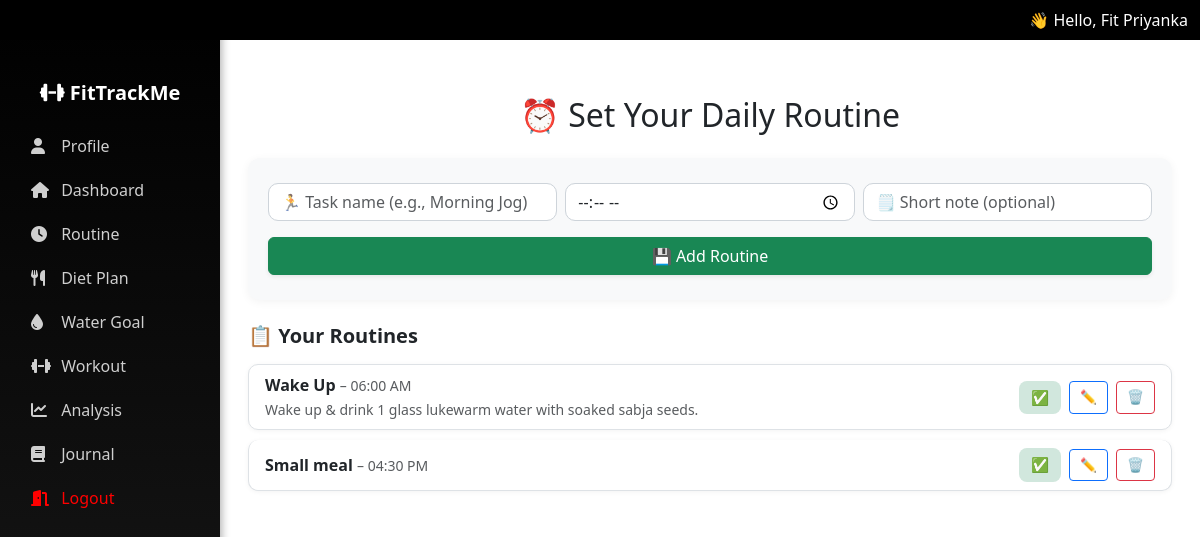
/fit/routine-setup/ (signed in), run on the app's committed database.
### fit/models.py (models this page shows, shortened)
class UserProfile(models.Model):
    user = models.OneToOneField(User, on_delete=models.CASCADE)
    full_name = models.CharField(max_length=100, blank=True)
    age = models.PositiveIntegerField(null=True, blank=True)
    sex = models.CharField(max_length=10, choices=[('male', 'Male'), ('female', 'Female')], blank=True)
    height_cm = models.FloatField(null=True, blank=True)
    current_weight = models.FloatField(null=True, blank=True)

class DailyRoutine(models.Model):
    user = models.ForeignKey(User, on_delete=models.CASCADE)
    title = models.CharField(max_length=100)
    description = models.TextField(blank=True, null=True)
    time = models.TimeField()
    is_active = models.BooleanField(default=True)

### fit/views.py (the view, shortened to what this page needs)
# urls.py: path('routine-setup/', views.routine_setup, name='routine_setup'),
@login_required
def routine_setup(request):
    routines = DailyRoutine.objects.filter(user=request.user).order_by("time")
    return render(request, "routine_setup.html", {"routines": routines})

### fit/context_processors.py (called while the page is built)
def user_profile(request):
    if request.user.is_authenticated:
        try:
            profile = UserProfile.objects.get(user=request.user)
            return {'user_full_name': profile.full_name}
        except UserProfile.DoesNotExist:
            return {'user_full_name': request.user.username}
    return {}

### fit/templatetags/custom_filters.py (called while the page is built)
@register.filter
def first_name(value):
    if not value:
        return ""
    parts = value.strip().split()
    if parts[0].lower().replace('.', '') in ['mr', 'mrs', 'ms', 'dr']:
        return parts[1] if len(parts) > 1 else parts[0]
    return parts[0]

### fit/templates/routine_setup.html (shortened to what this page needs)
{% extends "base.html" %}
{% block content %}
<div class="container mt-4 mb-5">
  <h2 class="text-center mb-4">⏰ Set Your Daily Routine</h2>
  <div class="routine-card mb-4">
    <form method="post" id="routineForm">
      <div class="row g-2">
        <div class="col-md-4">
          <input type="text" name="title" class="form-control" placeholder="🏃 Task name (e.g., Morning Jog)" required>
        </div>
        <div class="col-md-4">
          <input type="time" name="time" class="form-control" required>
        </div>
        <div class="col-md-4">
          <input type="text" name="description" class="form-control" placeholder="🗒️ Short note (optional)">
        </div>
      </div>
      <button class="btn btn-success mt-3 w-100 shadow-sm">💾 Add Routine</button>
    </form>
  </div>
  <div class="routine-list">
    <h5 class="mb-3 fw-bold">📋 Your Routines</h5>
    {% if routines %}
      <ul class="list-group">
        {% for r in routines %}
          <li class="list-group-item d-flex justify-content-between align-items-center">
            <div>
              <strong>{{ r.title }}</strong>
              <small class="text-muted">– {{ r.time|time:"h:i A" }}</small><br>
              {% if r.description %}
                <small class="text-muted">{{ r.description }}</small>
              {% endif %}
            </div>
            <div class="d-flex align-items-center gap-2 action-buttons">
              <span class="routine-status {% if r.is_active %}active{% else %}inactive{% endif %}">
                {% if r.is_active %}✅{% else %}❌{% endif %}
              </span>
              <button class="btn btn-outline-primary btn-sm edit-btn"
                      data-id="{{ r.id }}"
                      data-title="{{ r.title }}"
                      data-time="{{ r.time|time:'H:i' }}"
                      data-description="{{ r.description }}">
                ✏️
              </button>
              <form method="post" action="{% url 'delete_routine' r.id %}" onsubmit="return confirm('Are you sure you want to delete this routine?');">
                <button type="submit" class="btn btn-outline-danger btn-sm">🗑️</button>
              </form>
            </div>
          </li>
        {% endfor %}
      </ul>
    {% else %}
      <div class="text-center text-muted py-4">
        <p style="font-size: 1.1rem;">🌤️ No routines added yet.</p>
        <p>Start building your perfect day step-by-step!</p>
      </div>
    {% endif %}
  </div>
</div>
{% endblock %}

### fit/templates/base.html (shortened to what this page needs)
{% load custom_filters %}
<!DOCTYPE html>
<html lang="en">
<head>
  <link href="https://cdn.jsdelivr.net/npm/bootstrap@5.3.0/dist/css/bootstrap.min.css" rel="stylesheet"/>
  <link rel="stylesheet" href="https://cdnjs.cloudflare.com/ajax/libs/font-awesome/6.4.0/css/all.min.css">
</head>
<body>
 {% if user.is_authenticated %}
<nav class="navbar navbar-expand-lg navbar-dark fixed-top" style="background-color: rgb(0 0 0) !important;">
  <div class="container-fluid">
    <div class="text-white ms-auto d-none d-lg-block">
    👋 Hello, Fit {{ user_full_name|first_name|default:request.user.username }}
    </div>
  </div>
</nav>
{% endif %}
{% if user.is_authenticated %}
<div class="sidebar collapse d-lg-block" id="sidebarMenu">
  <ul class="nav flex-column px-3">
    <li class="nav-item mb-3 text-center text-white fw-bold fs-5 mt-2">
      <i class="fa-solid fa-dumbbell"></i> FitTrackMe
    </li>
    <li class="nav-item"><a class="nav-link" href="{% url 'profile' %}"><i class="fa-solid fa-user"></i> Profile</a></li>
    <li class="nav-item"><a class="nav-link" href="{% url 'dashboard' %}"><i class="fa-solid fa-house"></i> Dashboard</a></li>
    <li class="nav-item"><a class="nav-link" href="{% url 'routine_setup' %}"><i class="fa-solid fa-clock"></i> Routine</a></li>
    <li class="nav-item"><a class="nav-link" href="{% url 'diet_setup' %}"><i class="fa-solid fa-utensils"></i> Diet Plan</a></li>
    <li class="nav-item"><a class="nav-link" href="{% url 'water_setup' %}"><i class="fa-solid fa-droplet"></i> Water Goal</a></li>
    <li class="nav-item"><a class="nav-link" href="{% url 'workout_setup' %}"><i class="fa-solid fa-dumbbell"></i> Workout</a></li>
    <li class="nav-item"><a class="nav-link" href="{% url 'analysis' %}"><i class="fa-solid fa-chart-line"></i> Analysis</a></li>
    <li class="nav-item"><a class="nav-link" href="{% url 'journal_view' %}"><i class="fa-solid fa-book"></i> Journal</a></li>
    <li class="nav-item">
      <form method="post" action="{% url 'logout' %}" style="margin: 0;">
        <button type="submit" class="nav-link logout-link w-100 text-start" style="color: red;">
          <i class="fa-solid fa-door-open" ></i> Logout
        </button>
      </form>
    </li>
  </ul>
</div>
{% endif %}
<div class="content">
  {% block content %}{% endblock %}
</div>
</body>
</html>

### fit/templates/base.html (style rules this page uses)
body { padding-top: 56px; }
.sidebar { height: 100vh; position: fixed; left: 0; top: 0; background: linear-gradient(180deg, #000000, #1a1a1a); width: 220px; padding-top: 70px; box-shadow: 2px 0 8px rgba(0, 0, 0, 0.3); }
.sidebar .nav-link { color: #cfcfcf; font-weight: 500; padding: 10px 15px; border-radius: 8px; transition: all 0.3s ease; }
.sidebar .nav-link i { margin-right: 8px; width: 18px; }
.content { margin-left: 220px; padding: 1rem; }

### fit/templates/routine_setup.html (style rules this page uses)
.routine-card { background: #f8f9fa; border-radius: 12px; padding: 25px 20px; box-shadow: 0 2px 10px rgba(0,0,0,0.05); transition: all 0.3s ease; }
.form-control { border-radius: 10px; border: 1px solid #ced4da; transition: all 0.3s ease; }
.routine-list .list-group-item { border-radius: 10px; margin-bottom: 10px; background: #fff; box-shadow: 0 1px 5px rgba(0,0,0,0.05); transition: all 0.2s ease-in-out; }
.routine-status { font-weight: 600; padding: 6px 12px; border-radius: 8px; font-size: 0.9rem; }
.routine-status.active { background-color: #d1e7dd; color: #0f5132; }
.action-buttons .btn { padding: 5px 10px; font-size: 0.85rem; }

### data on the page
UserProfile: full_name.username "Priyanka"
DailyRoutine: title "Wake Up", time "06:00 AM", description "Wake up & drink 1 glass lukewarm water with soaked sabja seeds."
DailyRoutine: title "Small meal", time "04:30 PM"
